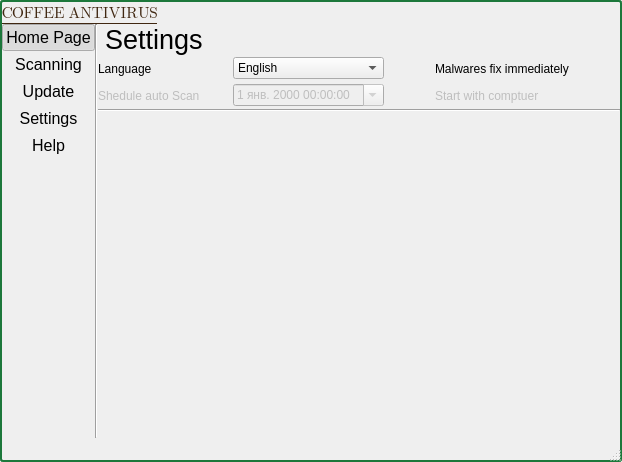
<?xml version="1.0" encoding="UTF-8"?>
<ui version="4.0">
 <class>MainWindow</class>
 <widget class="QMainWindow" name="MainWindow">
  <property name="geometry">
   <rect>
    <x>0</x>
    <y>0</y>
    <width>622</width>
    <height>462</height>
   </rect>
  </property>
  <property name="palette">
   <palette>
    <active/>
    <inactive/>
    <disabled/>
   </palette>
  </property>
  <property name="windowTitle">
   <string>MainWindow</string>
  </property>
  <property name="styleSheet">
   <string notr="true">QMainWindow {border: 2px solid #1C783B; border-radius: 3px; }</string>
  </property>
  <widget class="QWidget" name="centralwidget">
   <layout class="QVBoxLayout" name="verticalLayout_8">
    <property name="spacing">
     <number>0</number>
    </property>
    <property name="leftMargin">
     <number>2</number>
    </property>
    <property name="topMargin">
     <number>2</number>
    </property>
    <property name="rightMargin">
     <number>2</number>
    </property>
    <property name="bottomMargin">
     <number>2</number>
    </property>
    <item>
     <layout class="QHBoxLayout" name="horizontalLayout">
      <property name="spacing">
       <number>0</number>
      </property>
      <item>
       <widget class="QLabel" name="labelTitle">
        <property name="sizePolicy">
         <sizepolicy hsizetype="Expanding" vsizetype="Preferred">
          <horstretch>0</horstretch>
          <verstretch>0</verstretch>
         </sizepolicy>
        </property>
        <property name="palette">
         <palette>
          <active>
           <colorrole role="WindowText">
            <brush brushstyle="SolidPattern">
             <color alpha="255">
              <red>64</red>
              <green>39</green>
              <blue>17</blue>
             </color>
            </brush>
           </colorrole>
          </active>
          <inactive>
           <colorrole role="WindowText">
            <brush brushstyle="SolidPattern">
             <color alpha="255">
              <red>64</red>
              <green>39</green>
              <blue>17</blue>
             </color>
            </brush>
           </colorrole>
          </inactive>
          <disabled>
           <colorrole role="WindowText">
            <brush brushstyle="SolidPattern">
             <color alpha="255">
              <red>120</red>
              <green>120</green>
              <blue>120</blue>
             </color>
            </brush>
           </colorrole>
          </disabled>
         </palette>
        </property>
        <property name="font">
         <font>
          <family>Segoe UI Emoji</family>
          <pointsize>12</pointsize>
          <weight>50</weight>
          <italic>false</italic>
          <bold>false</bold>
          <underline>true</underline>
          <stylestrategy>PreferAntialias</stylestrategy>
         </font>
        </property>
        <property name="text">
         <string>COFFEE ANTIVIRUS</string>
        </property>
       </widget>
      </item>
      <item>
       <widget class="QPushButton" name="pushButtonMinimize">
        <property name="text">
         <string/>
        </property>
        <property name="icon">
         <iconset resource="resources.qrc">
          <normaloff>:/icons/icons/Home.png</normaloff>:/icons/icons/Home.png</iconset>
        </property>
        <property name="flat">
         <bool>true</bool>
        </property>
       </widget>
      </item>
      <item>
       <widget class="QPushButton" name="pushButtonClose">
        <property name="text">
         <string/>
        </property>
        <property name="icon">
         <iconset resource="resources.qrc">
          <normaloff>:/icons/icons/Error_48.png</normaloff>:/icons/icons/Error_48.png</iconset>
        </property>
        <property name="flat">
         <bool>true</bool>
        </property>
       </widget>
      </item>
     </layout>
    </item>
    <item>
     <layout class="QHBoxLayout" name="horizontalLayout_7">
      <property name="spacing">
       <number>0</number>
      </property>
      <item>
       <layout class="QVBoxLayout" name="verticalLayout">
        <property name="spacing">
         <number>0</number>
        </property>
        <property name="sizeConstraint">
         <enum>QLayout::SetDefaultConstraint</enum>
        </property>
        <property name="leftMargin">
         <number>0</number>
        </property>
        <property name="topMargin">
         <number>0</number>
        </property>
        <property name="rightMargin">
         <number>0</number>
        </property>
        <property name="bottomMargin">
         <number>0</number>
        </property>
        <item>
         <widget class="QPushButton" name="pushButtonHomePage">
          <property name="font">
           <font>
            <pointsize>12</pointsize>
            <weight>50</weight>
            <bold>false</bold>
           </font>
          </property>
          <property name="layoutDirection">
           <enum>Qt::LeftToRight</enum>
          </property>
          <property name="text">
           <string>Home Page</string>
          </property>
          <property name="icon">
           <iconset resource="resources.qrc">
            <normaloff>:/icons/icons/Home.png</normaloff>:/icons/icons/Home.png</iconset>
          </property>
          <property name="iconSize">
           <size>
            <width>42</width>
            <height>42</height>
           </size>
          </property>
          <property name="checkable">
           <bool>true</bool>
          </property>
          <property name="checked">
           <bool>true</bool>
          </property>
          <property name="autoExclusive">
           <bool>true</bool>
          </property>
          <property name="flat">
           <bool>true</bool>
          </property>
         </widget>
        </item>
        <item>
         <widget class="QPushButton" name="pushButtonScanningPage">
          <property name="font">
           <font>
            <pointsize>12</pointsize>
            <weight>50</weight>
            <bold>false</bold>
           </font>
          </property>
          <property name="layoutDirection">
           <enum>Qt::LeftToRight</enum>
          </property>
          <property name="text">
           <string>Scanning</string>
          </property>
          <property name="icon">
           <iconset resource="resources.qrc">
            <normaloff>:/icons/icons/Scan.png</normaloff>:/icons/icons/Scan.png</iconset>
          </property>
          <property name="iconSize">
           <size>
            <width>42</width>
            <height>42</height>
           </size>
          </property>
          <property name="checkable">
           <bool>true</bool>
          </property>
          <property name="autoExclusive">
           <bool>true</bool>
          </property>
          <property name="flat">
           <bool>true</bool>
          </property>
         </widget>
        </item>
        <item>
         <widget class="QPushButton" name="pushButtonUpdatePage">
          <property name="font">
           <font>
            <pointsize>12</pointsize>
            <weight>50</weight>
            <bold>false</bold>
           </font>
          </property>
          <property name="layoutDirection">
           <enum>Qt::LeftToRight</enum>
          </property>
          <property name="text">
           <string>Update</string>
          </property>
          <property name="icon">
           <iconset resource="resources.qrc">
            <normaloff>:/icons/icons/Update.png</normaloff>:/icons/icons/Update.png</iconset>
          </property>
          <property name="iconSize">
           <size>
            <width>42</width>
            <height>42</height>
           </size>
          </property>
          <property name="checkable">
           <bool>true</bool>
          </property>
          <property name="autoExclusive">
           <bool>true</bool>
          </property>
          <property name="flat">
           <bool>true</bool>
          </property>
         </widget>
        </item>
        <item>
         <widget class="QPushButton" name="pushButtonSettingsPage">
          <property name="font">
           <font>
            <pointsize>12</pointsize>
            <weight>50</weight>
            <bold>false</bold>
           </font>
          </property>
          <property name="layoutDirection">
           <enum>Qt::LeftToRight</enum>
          </property>
          <property name="text">
           <string>Settings</string>
          </property>
          <property name="icon">
           <iconset resource="resources.qrc">
            <normaloff>:/icons/icons/Settings.png</normaloff>:/icons/icons/Settings.png</iconset>
          </property>
          <property name="iconSize">
           <size>
            <width>42</width>
            <height>42</height>
           </size>
          </property>
          <property name="checkable">
           <bool>true</bool>
          </property>
          <property name="autoExclusive">
           <bool>true</bool>
          </property>
          <property name="flat">
           <bool>true</bool>
          </property>
         </widget>
        </item>
        <item>
         <widget class="QPushButton" name="pushButtonHelpPage">
          <property name="font">
           <font>
            <pointsize>12</pointsize>
            <weight>50</weight>
            <bold>false</bold>
           </font>
          </property>
          <property name="layoutDirection">
           <enum>Qt::LeftToRight</enum>
          </property>
          <property name="text">
           <string>Help</string>
          </property>
          <property name="icon">
           <iconset resource="resources.qrc">
            <normaloff>:/icons/icons/Info.png</normaloff>:/icons/icons/Info.png</iconset>
          </property>
          <property name="iconSize">
           <size>
            <width>42</width>
            <height>42</height>
           </size>
          </property>
          <property name="checkable">
           <bool>true</bool>
          </property>
          <property name="autoExclusive">
           <bool>true</bool>
          </property>
          <property name="flat">
           <bool>true</bool>
          </property>
         </widget>
        </item>
        <item>
         <spacer name="verticalSpacer">
          <property name="orientation">
           <enum>Qt::Vertical</enum>
          </property>
          <property name="sizeHint" stdset="0">
           <size>
            <width>20</width>
            <height>40</height>
           </size>
          </property>
         </spacer>
        </item>
       </layout>
      </item>
      <item>
       <widget class="Line" name="line_6">
        <property name="orientation">
         <enum>Qt::Vertical</enum>
        </property>
       </widget>
      </item>
      <item>
       <widget class="QStackedWidget" name="stackedWidgetMain">
        <property name="autoFillBackground">
         <bool>true</bool>
        </property>
        <property name="currentIndex">
         <number>3</number>
        </property>
        <widget class="QWidget" name="pageHome">
         <property name="autoFillBackground">
          <bool>true</bool>
         </property>
         <layout class="QVBoxLayout" name="verticalLayout_3">
          <property name="spacing">
           <number>0</number>
          </property>
          <property name="leftMargin">
           <number>0</number>
          </property>
          <property name="topMargin">
           <number>0</number>
          </property>
          <property name="rightMargin">
           <number>0</number>
          </property>
          <property name="bottomMargin">
           <number>0</number>
          </property>
          <item>
           <layout class="QHBoxLayout" name="horizontalLayout_2">
            <item>
             <widget class="QLabel" name="label_13">
              <property name="sizePolicy">
               <sizepolicy hsizetype="Fixed" vsizetype="Preferred">
                <horstretch>0</horstretch>
                <verstretch>0</verstretch>
               </sizepolicy>
              </property>
              <property name="text">
               <string/>
              </property>
              <property name="pixmap">
               <pixmap resource="resources.qrc">:/icons/icons/Coffee.png</pixmap>
              </property>
             </widget>
            </item>
            <item>
             <layout class="QVBoxLayout" name="verticalLayout_7">
              <item>
               <widget class="QLabel" name="label_6">
                <property name="sizePolicy">
                 <sizepolicy hsizetype="Preferred" vsizetype="Preferred">
                  <horstretch>0</horstretch>
                  <verstretch>0</verstretch>
                 </sizepolicy>
                </property>
                <property name="palette">
                 <palette>
                  <active>
                   <colorrole role="WindowText">
                    <brush brushstyle="SolidPattern">
                     <color alpha="255">
                      <red>64</red>
                      <green>39</green>
                      <blue>17</blue>
                     </color>
                    </brush>
                   </colorrole>
                  </active>
                  <inactive>
                   <colorrole role="WindowText">
                    <brush brushstyle="SolidPattern">
                     <color alpha="255">
                      <red>64</red>
                      <green>39</green>
                      <blue>17</blue>
                     </color>
                    </brush>
                   </colorrole>
                  </inactive>
                  <disabled>
                   <colorrole role="WindowText">
                    <brush brushstyle="SolidPattern">
                     <color alpha="255">
                      <red>120</red>
                      <green>120</green>
                      <blue>120</blue>
                     </color>
                    </brush>
                   </colorrole>
                  </disabled>
                 </palette>
                </property>
                <property name="font">
                 <font>
                  <family>Segoe UI Emoji</family>
                  <pointsize>24</pointsize>
                  <weight>50</weight>
                  <italic>false</italic>
                  <bold>false</bold>
                  <underline>true</underline>
                  <stylestrategy>PreferAntialias</stylestrategy>
                 </font>
                </property>
                <property name="text">
                 <string>COFFEE ANTIVIRUS</string>
                </property>
               </widget>
              </item>
              <item>
               <widget class="QLabel" name="label_12">
                <property name="sizePolicy">
                 <sizepolicy hsizetype="Preferred" vsizetype="Preferred">
                  <horstretch>0</horstretch>
                  <verstretch>0</verstretch>
                 </sizepolicy>
                </property>
                <property name="palette">
                 <palette>
                  <active>
                   <colorrole role="WindowText">
                    <brush brushstyle="SolidPattern">
                     <color alpha="255">
                      <red>64</red>
                      <green>39</green>
                      <blue>17</blue>
                     </color>
                    </brush>
                   </colorrole>
                  </active>
                  <inactive>
                   <colorrole role="WindowText">
                    <brush brushstyle="SolidPattern">
                     <color alpha="255">
                      <red>64</red>
                      <green>39</green>
                      <blue>17</blue>
                     </color>
                    </brush>
                   </colorrole>
                  </inactive>
                  <disabled>
                   <colorrole role="WindowText">
                    <brush brushstyle="SolidPattern">
                     <color alpha="255">
                      <red>120</red>
                      <green>120</green>
                      <blue>120</blue>
                     </color>
                    </brush>
                   </colorrole>
                  </disabled>
                 </palette>
                </property>
                <property name="font">
                 <font>
                  <pointsize>16</pointsize>
                  <stylestrategy>PreferAntialias</stylestrategy>
                 </font>
                </property>
                <property name="text">
                 <string>&lt;html&gt;&lt;head/&gt;&lt;body&gt;&lt;p align=&quot;right&quot;&gt;Just relax and drink&lt;/p&gt;&lt;p align=&quot;right&quot;&gt;a cup of coffee&lt;/p&gt;&lt;/body&gt;&lt;/html&gt;</string>
                </property>
                <property name="margin">
                 <number>0</number>
                </property>
                <property name="indent">
                 <number>-1</number>
                </property>
               </widget>
              </item>
             </layout>
            </item>
            <item>
             <spacer name="horizontalSpacer">
              <property name="orientation">
               <enum>Qt::Horizontal</enum>
              </property>
              <property name="sizeHint" stdset="0">
               <size>
                <width>40</width>
                <height>20</height>
               </size>
              </property>
             </spacer>
            </item>
           </layout>
          </item>
          <item>
           <widget class="Line" name="line_2">
            <property name="orientation">
             <enum>Qt::Horizontal</enum>
            </property>
           </widget>
          </item>
          <item>
           <spacer name="verticalSpacer_3">
            <property name="orientation">
             <enum>Qt::Vertical</enum>
            </property>
            <property name="sizeHint" stdset="0">
             <size>
              <width>20</width>
              <height>243</height>
             </size>
            </property>
           </spacer>
          </item>
         </layout>
        </widget>
        <widget class="QWidget" name="pageScanning">
         <property name="autoFillBackground">
          <bool>true</bool>
         </property>
         <layout class="QVBoxLayout" name="verticalLayout_4">
          <property name="spacing">
           <number>0</number>
          </property>
          <property name="leftMargin">
           <number>0</number>
          </property>
          <property name="topMargin">
           <number>0</number>
          </property>
          <property name="rightMargin">
           <number>0</number>
          </property>
          <property name="bottomMargin">
           <number>0</number>
          </property>
          <item>
           <layout class="QHBoxLayout" name="horizontalLayout_3">
            <item>
             <widget class="QLabel" name="label_7">
              <property name="sizePolicy">
               <sizepolicy hsizetype="Fixed" vsizetype="Preferred">
                <horstretch>0</horstretch>
                <verstretch>0</verstretch>
               </sizepolicy>
              </property>
              <property name="text">
               <string/>
              </property>
              <property name="pixmap">
               <pixmap resource="resources.qrc">:/icons/icons/Scan_48.png</pixmap>
              </property>
             </widget>
            </item>
            <item>
             <widget class="QLabel" name="label_3">
              <property name="font">
               <font>
                <pointsize>20</pointsize>
               </font>
              </property>
              <property name="text">
               <string>Scanning</string>
              </property>
             </widget>
            </item>
           </layout>
          </item>
          <item>
           <widget class="Line" name="line_3">
            <property name="orientation">
             <enum>Qt::Horizontal</enum>
            </property>
           </widget>
          </item>
          <item>
           <spacer name="verticalSpacer_4">
            <property name="orientation">
             <enum>Qt::Vertical</enum>
            </property>
            <property name="sizeHint" stdset="0">
             <size>
              <width>20</width>
              <height>40</height>
             </size>
            </property>
           </spacer>
          </item>
         </layout>
        </widget>
        <widget class="QWidget" name="pageUpdate">
         <property name="autoFillBackground">
          <bool>true</bool>
         </property>
         <layout class="QVBoxLayout" name="verticalLayout_5">
          <property name="spacing">
           <number>0</number>
          </property>
          <property name="leftMargin">
           <number>0</number>
          </property>
          <property name="topMargin">
           <number>0</number>
          </property>
          <property name="rightMargin">
           <number>0</number>
          </property>
          <property name="bottomMargin">
           <number>0</number>
          </property>
          <item>
           <layout class="QHBoxLayout" name="horizontalLayout_4">
            <item>
             <widget class="QLabel" name="label_8">
              <property name="sizePolicy">
               <sizepolicy hsizetype="Fixed" vsizetype="Preferred">
                <horstretch>0</horstretch>
                <verstretch>0</verstretch>
               </sizepolicy>
              </property>
              <property name="text">
               <string/>
              </property>
              <property name="pixmap">
               <pixmap resource="resources.qrc">:/icons/icons/Update_48.png</pixmap>
              </property>
             </widget>
            </item>
            <item>
             <widget class="QLabel" name="label_4">
              <property name="font">
               <font>
                <pointsize>20</pointsize>
               </font>
              </property>
              <property name="text">
               <string>Update</string>
              </property>
             </widget>
            </item>
           </layout>
          </item>
          <item>
           <widget class="Line" name="line_4">
            <property name="orientation">
             <enum>Qt::Horizontal</enum>
            </property>
           </widget>
          </item>
          <item>
           <spacer name="verticalSpacer_5">
            <property name="orientation">
             <enum>Qt::Vertical</enum>
            </property>
            <property name="sizeHint" stdset="0">
             <size>
              <width>20</width>
              <height>330</height>
             </size>
            </property>
           </spacer>
          </item>
         </layout>
        </widget>
        <widget class="QWidget" name="pageSettings">
         <property name="autoFillBackground">
          <bool>true</bool>
         </property>
         <layout class="QVBoxLayout" name="verticalLayout_6">
          <property name="spacing">
           <number>0</number>
          </property>
          <property name="leftMargin">
           <number>0</number>
          </property>
          <property name="topMargin">
           <number>0</number>
          </property>
          <property name="rightMargin">
           <number>0</number>
          </property>
          <property name="bottomMargin">
           <number>0</number>
          </property>
          <item>
           <layout class="QHBoxLayout" name="horizontalLayout_5">
            <item>
             <widget class="QLabel" name="label_9">
              <property name="sizePolicy">
               <sizepolicy hsizetype="Fixed" vsizetype="Preferred">
                <horstretch>0</horstretch>
                <verstretch>0</verstretch>
               </sizepolicy>
              </property>
              <property name="text">
               <string/>
              </property>
              <property name="pixmap">
               <pixmap resource="resources.qrc">:/icons/icons/Settings_48.png</pixmap>
              </property>
             </widget>
            </item>
            <item>
             <widget class="QLabel" name="label_10">
              <property name="font">
               <font>
                <pointsize>20</pointsize>
               </font>
              </property>
              <property name="text">
               <string>Settings</string>
              </property>
             </widget>
            </item>
           </layout>
          </item>
          <item>
           <layout class="QGridLayout" name="gridLayout">
            <item row="1" column="3">
             <widget class="QLabel" name="label_16">
              <property name="enabled">
               <bool>false</bool>
              </property>
              <property name="toolTip">
               <string>This function avalible in full version.</string>
              </property>
              <property name="text">
               <string>Start with comptuer</string>
              </property>
             </widget>
            </item>
            <item row="1" column="0">
             <widget class="QLabel" name="label_14">
              <property name="enabled">
               <bool>false</bool>
              </property>
              <property name="toolTip">
               <string>This function avalible in full version.</string>
              </property>
              <property name="text">
               <string>Shedule auto Scan</string>
              </property>
             </widget>
            </item>
            <item row="0" column="1">
             <widget class="QComboBox" name="comboBoxLanguageSelect">
              <item>
               <property name="text">
                <string>English</string>
               </property>
              </item>
              <item>
               <property name="text">
                <string>Russian</string>
               </property>
              </item>
             </widget>
            </item>
            <item row="0" column="3">
             <widget class="QLabel" name="label_2">
              <property name="text">
               <string>Malwares fix immediately</string>
              </property>
             </widget>
            </item>
            <item row="0" column="4">
             <widget class="QPushButton" name="pushButtonHelpPageFixImmediately">
              <property name="sizePolicy">
               <sizepolicy hsizetype="Fixed" vsizetype="Fixed">
                <horstretch>0</horstretch>
                <verstretch>0</verstretch>
               </sizepolicy>
              </property>
              <property name="font">
               <font>
                <pointsize>12</pointsize>
                <weight>50</weight>
                <bold>false</bold>
               </font>
              </property>
              <property name="layoutDirection">
               <enum>Qt::LeftToRight</enum>
              </property>
              <property name="text">
               <string/>
              </property>
              <property name="icon">
               <iconset resource="resources.qrc">
                <normaloff>:/icons/icons/Error_48.png</normaloff>:/icons/icons/Error_48.png</iconset>
              </property>
              <property name="iconSize">
               <size>
                <width>32</width>
                <height>32</height>
               </size>
              </property>
              <property name="checkable">
               <bool>true</bool>
              </property>
              <property name="checked">
               <bool>false</bool>
              </property>
              <property name="autoExclusive">
               <bool>false</bool>
              </property>
              <property name="flat">
               <bool>true</bool>
              </property>
             </widget>
            </item>
            <item row="1" column="4">
             <widget class="QPushButton" name="pushButtonStartWithComputer">
              <property name="enabled">
               <bool>false</bool>
              </property>
              <property name="sizePolicy">
               <sizepolicy hsizetype="Fixed" vsizetype="Fixed">
                <horstretch>0</horstretch>
                <verstretch>0</verstretch>
               </sizepolicy>
              </property>
              <property name="font">
               <font>
                <pointsize>12</pointsize>
                <weight>50</weight>
                <bold>false</bold>
               </font>
              </property>
              <property name="toolTip">
               <string>This function avalible in full version.</string>
              </property>
              <property name="layoutDirection">
               <enum>Qt::LeftToRight</enum>
              </property>
              <property name="text">
               <string/>
              </property>
              <property name="icon">
               <iconset resource="resources.qrc">
                <normaloff>:/icons/icons/Ok_48.png</normaloff>:/icons/icons/Ok_48.png</iconset>
              </property>
              <property name="iconSize">
               <size>
                <width>32</width>
                <height>32</height>
               </size>
              </property>
              <property name="checkable">
               <bool>true</bool>
              </property>
              <property name="autoExclusive">
               <bool>false</bool>
              </property>
              <property name="flat">
               <bool>true</bool>
              </property>
             </widget>
            </item>
            <item row="0" column="0">
             <widget class="QLabel" name="label">
              <property name="text">
               <string>Language</string>
              </property>
             </widget>
            </item>
            <item row="1" column="1">
             <widget class="QDateTimeEdit" name="dateTimeEdit">
              <property name="enabled">
               <bool>false</bool>
              </property>
              <property name="toolTip">
               <string>This function avalible in full version.</string>
              </property>
              <property name="locale">
               <locale language="Russian" country="Russia"/>
              </property>
              <property name="showGroupSeparator" stdset="0">
               <bool>false</bool>
              </property>
              <property name="calendarPopup">
               <bool>true</bool>
              </property>
             </widget>
            </item>
            <item row="1" column="2">
             <widget class="QPushButton" name="pushButtonSheduleScan">
              <property name="enabled">
               <bool>false</bool>
              </property>
              <property name="sizePolicy">
               <sizepolicy hsizetype="Fixed" vsizetype="Fixed">
                <horstretch>0</horstretch>
                <verstretch>0</verstretch>
               </sizepolicy>
              </property>
              <property name="font">
               <font>
                <pointsize>12</pointsize>
                <weight>50</weight>
                <bold>false</bold>
               </font>
              </property>
              <property name="toolTip">
               <string>This function avalible in full version.</string>
              </property>
              <property name="layoutDirection">
               <enum>Qt::LeftToRight</enum>
              </property>
              <property name="text">
               <string/>
              </property>
              <property name="icon">
               <iconset resource="resources.qrc">
                <normaloff>:/icons/icons/Ok_48.png</normaloff>:/icons/icons/Ok_48.png</iconset>
              </property>
              <property name="iconSize">
               <size>
                <width>32</width>
                <height>32</height>
               </size>
              </property>
              <property name="checkable">
               <bool>true</bool>
              </property>
              <property name="autoExclusive">
               <bool>false</bool>
              </property>
              <property name="flat">
               <bool>true</bool>
              </property>
             </widget>
            </item>
           </layout>
          </item>
          <item>
           <widget class="Line" name="line_5">
            <property name="orientation">
             <enum>Qt::Horizontal</enum>
            </property>
           </widget>
          </item>
          <item>
           <spacer name="verticalSpacer_6">
            <property name="orientation">
             <enum>Qt::Vertical</enum>
            </property>
            <property name="sizeHint" stdset="0">
             <size>
              <width>20</width>
              <height>40</height>
             </size>
            </property>
           </spacer>
          </item>
         </layout>
        </widget>
        <widget class="QWidget" name="pageHelp">
         <property name="autoFillBackground">
          <bool>true</bool>
         </property>
         <layout class="QVBoxLayout" name="verticalLayout_2">
          <property name="spacing">
           <number>0</number>
          </property>
          <property name="leftMargin">
           <number>0</number>
          </property>
          <property name="topMargin">
           <number>0</number>
          </property>
          <property name="rightMargin">
           <number>0</number>
          </property>
          <property name="bottomMargin">
           <number>0</number>
          </property>
          <item>
           <layout class="QHBoxLayout" name="horizontalLayout_6">
            <item>
             <widget class="QLabel" name="label_11">
              <property name="sizePolicy">
               <sizepolicy hsizetype="Fixed" vsizetype="Preferred">
                <horstretch>0</horstretch>
                <verstretch>0</verstretch>
               </sizepolicy>
              </property>
              <property name="text">
               <string/>
              </property>
              <property name="pixmap">
               <pixmap resource="resources.qrc">:/icons/icons/Info_48.png</pixmap>
              </property>
             </widget>
            </item>
            <item>
             <widget class="QLabel" name="label_5">
              <property name="font">
               <font>
                <family>Arial</family>
                <pointsize>20</pointsize>
               </font>
              </property>
              <property name="text">
               <string>Help and support</string>
              </property>
             </widget>
            </item>
           </layout>
          </item>
          <item>
           <widget class="Line" name="line">
            <property name="orientation">
             <enum>Qt::Horizontal</enum>
            </property>
           </widget>
          </item>
          <item>
           <spacer name="verticalSpacer_2">
            <property name="orientation">
             <enum>Qt::Vertical</enum>
            </property>
            <property name="sizeHint" stdset="0">
             <size>
              <width>20</width>
              <height>40</height>
             </size>
            </property>
           </spacer>
          </item>
         </layout>
        </widget>
       </widget>
      </item>
     </layout>
    </item>
   </layout>
  </widget>
  <widget class="QMenuBar" name="menubar">
   <property name="geometry">
    <rect>
     <x>0</x>
     <y>0</y>
     <width>622</width>
     <height>21</height>
    </rect>
   </property>
  </widget>
  <widget class="QStatusBar" name="statusbar">
   <property name="sizeGripEnabled">
    <bool>true</bool>
   </property>
  </widget>
 </widget>
 <resources>
  <include location="resources.qrc"/>
 </resources>
 <connections/>
</ui>
